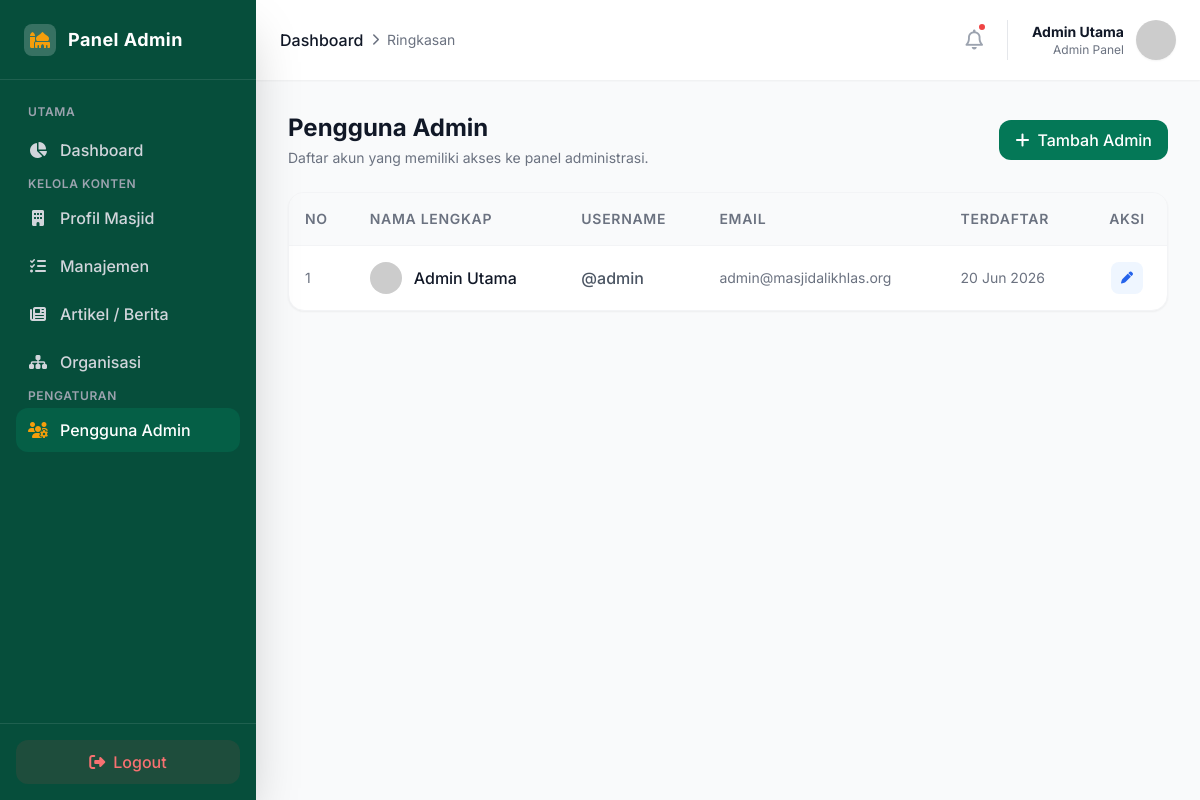
The page /admin/users.php (signed in) on the database its author committed.
### tables this page shows
CREATE TABLE IF NOT EXISTS `users` (
  `id` int(11) NOT NULL AUTO_INCREMENT,
  `name` varchar(100) NOT NULL,
  `username` varchar(50) NOT NULL,
  `email` varchar(100) NOT NULL,
  `password` varchar(255) NOT NULL,
  `image` varchar(255) DEFAULT NULL,
  `created_at` timestamp NOT NULL DEFAULT current_timestamp(),
  PRIMARY KEY (`id`),
  UNIQUE KEY `username` (`username`),
  UNIQUE KEY `email` (`email`)
);

### admin/users.php (the view, shortened to what this page needs)
<?php
require_once '../config/database.php';
$stmt = $pdo->query("SELECT id, name, username, email, created_at FROM users ORDER BY id ASC");
$users = $stmt->fetchAll();
require_once '../includes/admin_header.php';
?>
<div class="mb-6 flex justify-between items-center">
    <div>
        <h1 class="text-2xl font-bold text-gray-900">Pengguna Admin</h1>
        <p class="text-gray-500 text-sm mt-1">Daftar akun yang memiliki akses ke panel administrasi.</p>
    </div>
    <button onclick="alert('Fitur tambah admin sedang dalam pengembangan.')" class="bg-mosque-primary hover:bg-mosque-dark text-white font-medium py-2 px-4 rounded-xl transition-colors flex items-center gap-2">
        <i class="fa-solid fa-plus"></i> Tambah Admin
    </button>
</div>
<div class="bg-white rounded-2xl shadow-sm border border-gray-100 overflow-hidden">
    <div class="overflow-x-auto">
        <table class="w-full text-left border-collapse">
            <thead>
                <tr class="bg-gray-50 border-b border-gray-100 text-sm text-gray-500 uppercase tracking-wider">
                    <th class="p-4 font-semibold">No</th>
                    <th class="p-4 font-semibold">Nama Lengkap</th>
                    <th class="p-4 font-semibold">Username</th>
                    <th class="p-4 font-semibold">Email</th>
                    <th class="p-4 font-semibold">Terdaftar</th>
                    <th class="p-4 font-semibold text-center">Aksi</th>
                </tr>
            </thead>
            <tbody class="divide-y divide-gray-100">
                <?php $no = 1; foreach($users as $user): ?>
                <tr class="hover:bg-gray-50 transition-colors">
                    <td class="p-4 text-sm text-gray-500"><?php echo $no++; ?></td>
                    <td class="p-4">
                        <div class="flex items-center gap-3">
                            <img src="https://ui-avatars.com/api/?name=<?php echo urlencode($user->name); ?>&background=random" alt="" class="w-8 h-8 rounded-full">
                            <span class="font-medium text-gray-900"><?php echo htmlspecialchars($user->name); ?></span>
                        </div>
                    </td>
                    <td class="p-4 text-gray-600 font-medium">@<?php echo htmlspecialchars($user->username); ?></td>
                    <td class="p-4 text-gray-500 text-sm"><?php echo htmlspecialchars($user->email); ?></td>
                    <td class="p-4 text-gray-500 text-sm"><?php echo date('d M Y', strtotime($user->created_at)); ?></td>
                    <td class="p-4">
                        <div class="flex items-center justify-center gap-2">
                            <a href="users_edit.php?id=<?php echo $user->id; ?>" class="w-8 h-8 rounded-lg bg-blue-50 text-blue-600 hover:bg-blue-100 flex items-center justify-center transition-colors">
                                <i class="fa-solid fa-pen text-xs"></i>
                            </a>
                        </div>
                    </td>
                </tr>
                <?php endforeach; ?>
            </tbody>
        </table>
    </div>
</div>
<?php require_once '../includes/admin_footer.php'; ?>

### rows shown on the page
users: name "Admin Utama", username "admin", email "admin@masjidalikhlas.org", created_at "20 Jun 2026"

### other values the page prints
$_SESSION['user_name'] "Admin Utama"
